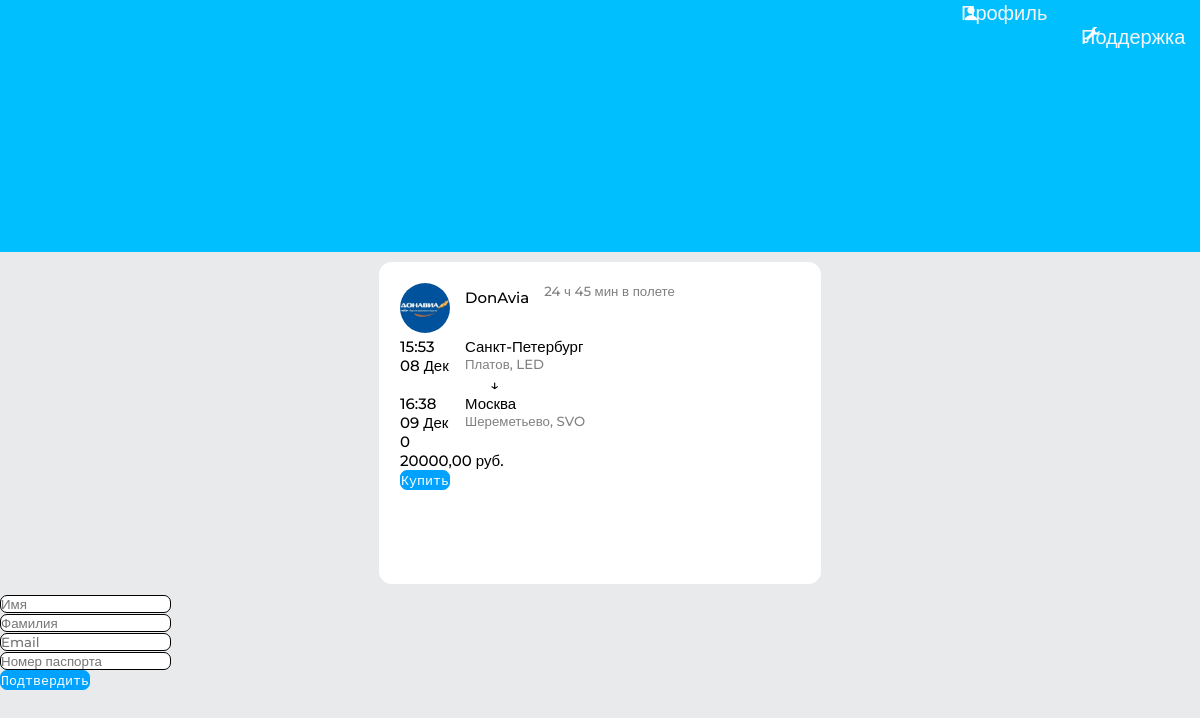
/flight/3, run on the app's committed database.
### flights/models.py (models this page shows, shortened)
class Flight(models.Model):
    airline = models.ForeignKey(Airline, on_delete= models.CASCADE ,blank=True, null=True)
    origin = models.ForeignKey(City, on_delete= models.CASCADE, related_name="start_city")
    destination = models.ForeignKey(City, on_delete= models.CASCADE, related_name="end_city")
    departure_time = models.DateTimeField()
    arrival_time = models.DateTimeField()
    price = models.DecimalField(max_digits=10, decimal_places=2, default=0)
    transfers = models.IntegerField(default=0)
    @property
    def flight_time(self):
        result = self.arrival_time - self.departure_time
        if result.total_seconds() < 0:
            result += timedelta(days=1)
        total_minutes = result.total_seconds() // 60
        hours = int(total_minutes // 60)
        minutes = int(total_minutes % 60)
        return f"{hours} ч {minutes} мин"

class Airline(models.Model):
    name = models.CharField(max_length=100)
    logo = models.ImageField(upload_to='airline_logos/', blank=True, null=True)
    def __str__(self):
        return self.name

class City(models.Model):
    name = models.CharField(max_length=100)
    code = models.CharField(max_length=10)
    airport = models.CharField(max_length=100, blank=True, null=True)

### core/views.py (the view)
# urls.py: path("flight/<int:flight_id>", views.flight, name="flight"),
def flight(request, flight_id):
    flight = get_object_or_404(Flight, id=flight_id)
    if request.method == "POST":
        form = BuyFlightForm(request.POST)
        if form.is_valid():
            order = form.save()
            order.flight = flight
            order.save()
            redirect("flight_view")
    else:
        form = BuyFlightForm()
    return render(request, "flight_card.html", {"form":form, "flight":flight})

### core/forms.py
class BuyFlightForm(forms.ModelForm):
    class Meta:
        model = Buyflight
        fields = ("first_name", "last_name", "email", "passport")
        widgets = {
            "first_name":forms.TextInput(attrs={"placeholder":"Имя"}),
            "last_name":forms.TextInput(attrs={"placeholder":"Фамилия"}),
            "email":forms.EmailInput(attrs={"placeholder":"Email"}),
            "passport":forms.TextInput(attrs={"placeholder":"Номер паспорта"}),
        }

### core/templates/flight_card.html (shortened to what this page needs)
{% load static %}
<!DOCTYPE html>
<html lang="en">
<head>
    <link rel="stylesheet" href="{% static "css/header_style.css" %}">
    <link rel="stylesheet" href="{% static "css/flight_card_style.css" %}">
    <link rel="stylesheet" href="favicon.ico">
</head>
<body>
    <div class="header_container">
        <div class="personal-account-link-container">
            <div class="link_container">
                <div class="account-link-container">
                    <img src="{% static "images/icons8-человек-64.png" %}" class="personal-account-img">
                    <a href="{% url "profile_view" %}" class="personal-account-link">Профиль</a>
                </div>
                <div class="support-link-container">
                    <img src="{% static "images/icons8-поддержка-64.png" %}" class="support-img">
                    <a href="#" class="support-link">Поддержка</a>
                </div>
            </div>
        </div>
    </div>
    <div class="card_container">
        <div class="airline-name-container">
            <img src="{{flight.airline.logo.url}}" width="50px" height="50px" class="airline-logo">
            <h2 class="airline_name">{{flight.airline}}</h2>
            <h5 class="flight_time">{{flight.flight_time}} в полете</h5>
        </div>
        <div class="main_card_container">
            <div class="airport_origin_info">
                <h2 class="origin_text">{{flight.origin.name}}</h2>
                <h5 class="origin_city_code city_code">{{flight.origin.airport}}, {{flight.origin.code}}</h5>
            </div>
            <div class="origin_time_info">
                <h2>{{flight.departure_time|time:"H:i"}}</h2>
                <h2>{{flight.departure_time|date:"d M"}}</h2>
            </div>
            <h2 class="origin_to_destination_text">&darr;</h2>
            <div class="airport_destination_info">
                <h2 class="destination_text">{{flight.destination.name}}</h2>
                <h5 class="destination_city_code city_code">{{flight.destination.airport}}, {{flight.destination.code}}</h5>
            </div>
            <div class="destination_time_info">
                <h2>{{flight.arrival_time|time:"H:i"}}</h2>
                <h2>{{flight.arrival_time|date:"d M"}}</h2>
            </div>
            <h2>{{flight.transfers}}</h2>
            <h2>{{flight.price}} руб.</h2>
            <button class="roboto-mono btn">Купить</button>
        </div>
    </div>
    <div class="buy_flight_form_container">
            <form method="post">
            {% for field in form %}
            <div class="mb-4">
                {{ field }}
            </div>
            {% endfor %}
            <button type="submit" class="roboto-mono btn" id="btn-send" onclick="alert("Форма отправлена")">Подтвердить</button>
        </form>
    </div>
</body>
</html>

### core/static/css/header_style.css (style rules this page uses)
* { margin: 0; padding: 0; font-family: "Montserrat", sans-serif; font-optical-sizing: auto; font-weight: 500; font-style: normal; }
.header_container { width: 100%; height: 250px; border: 1px solid #00BFFF; background-color: #00BFFF; }
.account-link-container { margin-left: 80%; }
.support-link-container { margin-left: 90%; position: absolute; }
.support-img { padding-right: 20px; }
.personal-account-link { text-decoration: none; color: whitesmoke; font-size: 20px; }
.personal-account-img { width: 20px; height: 20px; position: absolute; }
.support-link { text-decoration: none; color: whitesmoke; font-size: 20px; }
.support-img { width: 20px; height: 20px; position: absolute; }

### core/static/css/flight_card_style.css (style rules this page uses)
body { background-color: #e8eaeb; }
input { border-radius: 7px; border: 1px solid black; }
.btn { background-color: #00a2ff ; border: 1px solid #00a2ff; border-radius: 7px; color: #fff; transition: 0.5s; }
.card_container { height: 280px; width: 400px; padding: 20px 20px; margin: 10px auto; border: 1px solid white; border-radius: 12px; background-color: white; }
.airport_origin_info { margin: 0 65px; position: absolute; }
.airport_destination_info { margin: 0 65px; position: absolute; }
.airline-logo { border-radius: 50px; }
.airline_name { margin: 5px 15px; }
.flight_time { margin: 0px 0px; color: grey; }
.city_code { color: grey; }
.origin_to_destination_text { margin-left: 90px; }
.airline-name-container { display: inline-flex; }
h2 { font-size: 15px; }
.roboto-mono { font-family: "Roboto Mono", monospace; font-optical-sizing: auto; font-weight: 400; font-style: normal; }

### data on the page
Flight: airline.logo (picture), airline "DonAvia", flight_time "24 ч 45 мин", origin.name "Санкт-Петербург", origin.airport "Платов", origin.code "LED", departure_time "15:53", departure_time "08 Дек", destination.name "Москва", destination.airport "Шереметьево", destination.code "SVO", arrival_time "16:38", arrival_time "09 Дек", transfers "0", price "20000,00"
